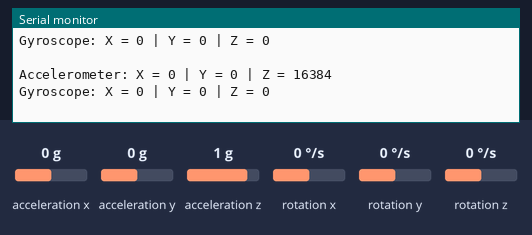
Simulated run of this sketch. Board: Arduino Uno, built with avr-gcc and run on an emulated ATmega328P. Shown: the last lines printed to the serial monitor. Wiring (inferred from the names in the program): MPU-6050 motion sensor at I2C address 0x68. The inputs (shaded band) are chosen by the test bench; at power-on: acceleration x 0 g, acceleration y 0 g, acceleration z 1 g, rotation x 0 °/s, rotation y 0 °/s, rotation z 0 °/s.

Above: at 1.4 s.
1.5 s: acceleration x set to -1.4 g
At 2.4 s:
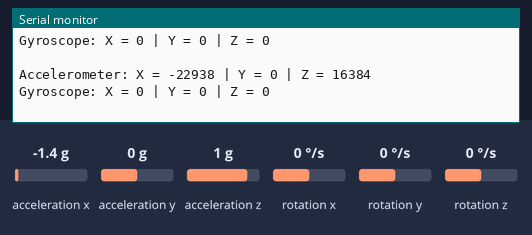
3.0 s: acceleration y set to -1.4 g
At 3.6 s:
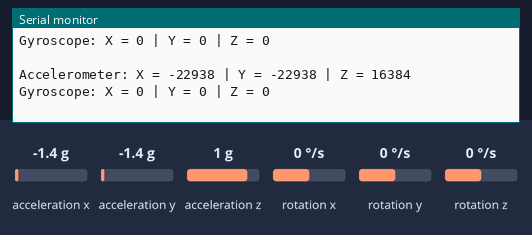
4.5 s: acceleration z set to -1.4 g
At 5.5 s:
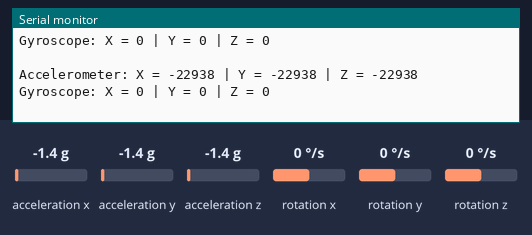
6.0 s: rotation x set to -192 °/s
At 6.8 s:
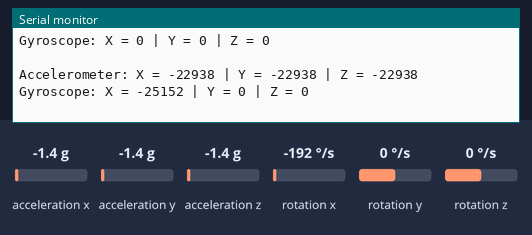
7.5 s: rotation y set to -192 °/s
At 8.6 s:
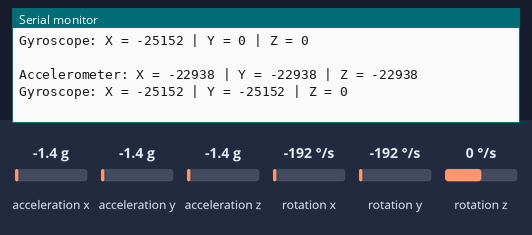

Measured:
- after the input at 1.5 s, the serial monitor: prints a new line after 0.35 s (image 1)
- after the input at 3.0 s, the serial monitor: prints a new line after 0.09 s (image 2)
- after the input at 4.5 s, the serial monitor: prints a new line after 0.47 s (image 3)
- after the input at 6.0 s, the serial monitor: prints a new line after 0.29 s (image 4)
- after the input at 7.5 s, the serial monitor: prints a new line after 0.68 s (image 5)

The sketch:

GY-521.ino
```cpp
#include <Wire.h>

const int MPU = 0x68; // I2C address of the MPU-6050
int16_t AcX, AcY, AcZ, Tmp, GyX, GyY, GyZ;

void setup() {
  Wire.begin();
  Wire.beginTransmission(MPU);
  Wire.write(0x6B); // accessing the PWR_MGMT_1 register
  Wire.write(0);   // set to zero wakes up the MPU-6050
                   // goes straight to sleep mode after being woken up thus the two step begin transmission in the loop
  Wire.endTransmission(true);

  Serial.begin(9600);
}

void setupMPU() {

}

void loop() {
  Wire.beginTransmission(MPU);
  Wire.write(0x3B);
  Wire.endTransmission(false);
  Wire.requestFrom(MPU, 14, true);  // request a total of 14 register bytes from the MPU

  AcX = Wire.read()<<8|Wire.read();
  AcY = Wire.read()<<8|Wire.read();
  AcZ = Wire.read()<<8|Wire.read();
  Tmp = Wire.read()<<8|Wire.read(); // temperature to be discarded
  GyX = Wire.read()<<8|Wire.read();
  GyY = Wire.read()<<8|Wire.read();
  GyZ = Wire.read()<<8|Wire.read();

  print_values();
//  plot_acc_values();

  delay(600);
}

void print_values() {
  Serial.print("Accelerometer: ");
  Serial.print("X = "); Serial.print(AcX);
  Serial.print(" | Y = "); Serial.print(AcY);
  Serial.print(" | Z = "); Serial.println(AcZ);

  Serial.print("Gyroscope: ");
  Serial.print("X = "); Serial.print(GyX);
  Serial.print(" | Y = "); Serial.print(GyY);
  Serial.print(" | Z = "); Serial.println(GyZ);

//  Serial.print(" | TMP = "); Serial.println(Tmp/340.00+36.53);

  Serial.println(" ");
}

void plot_acc_values() {
  Serial.print("AcX:");
  Serial.print(AcX);

  Serial.print(",");
//
//  Serial.print("AcY:");
//  Serial.println(AcY);
//
//  Serial.print(",");
//
//  Serial.print("AcZ:");
//  Serial.println(AcZ);
}
```
